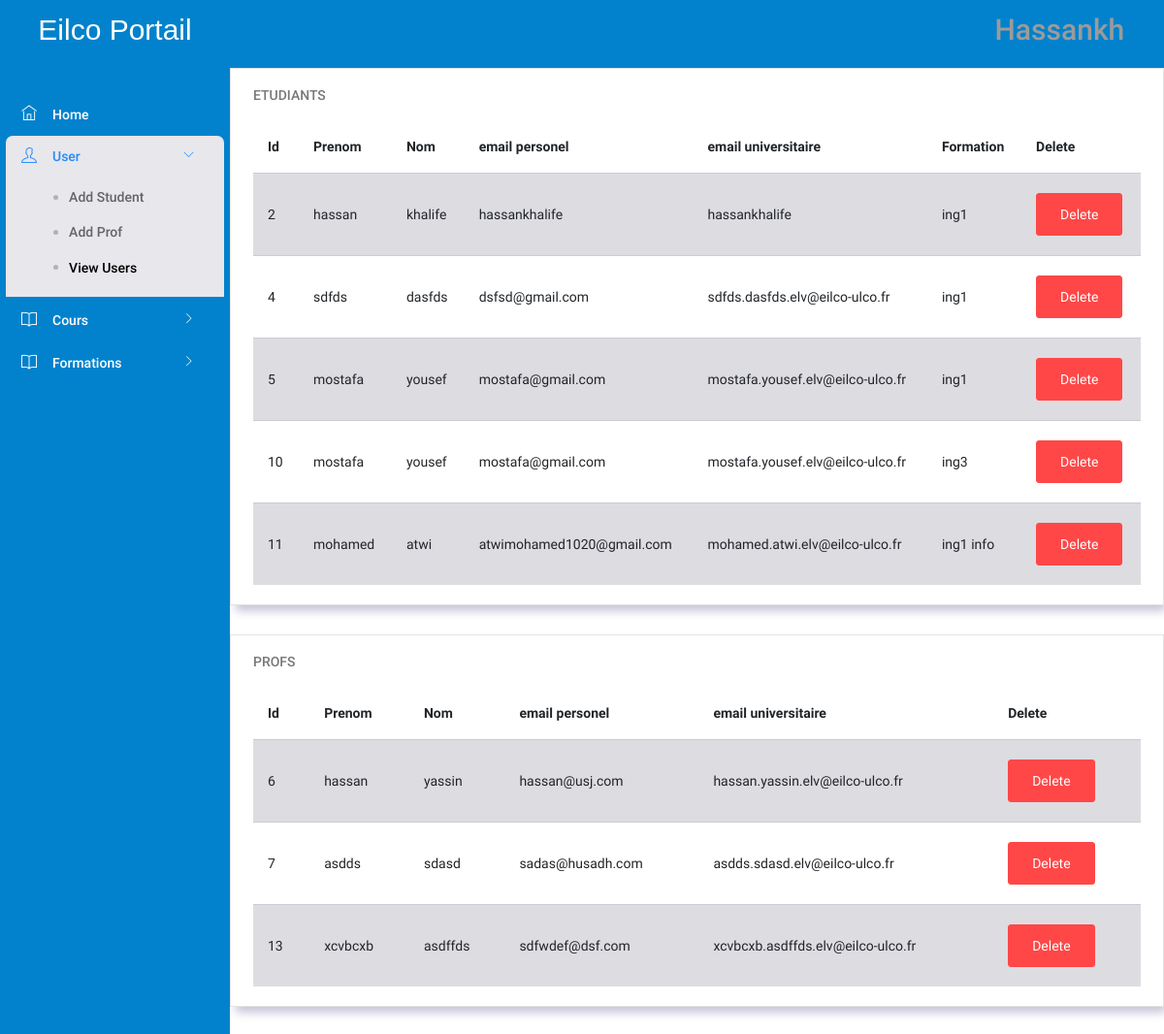
The page /PL/pages/admin/View_Students.php (signed in) on the database as committed earlier.
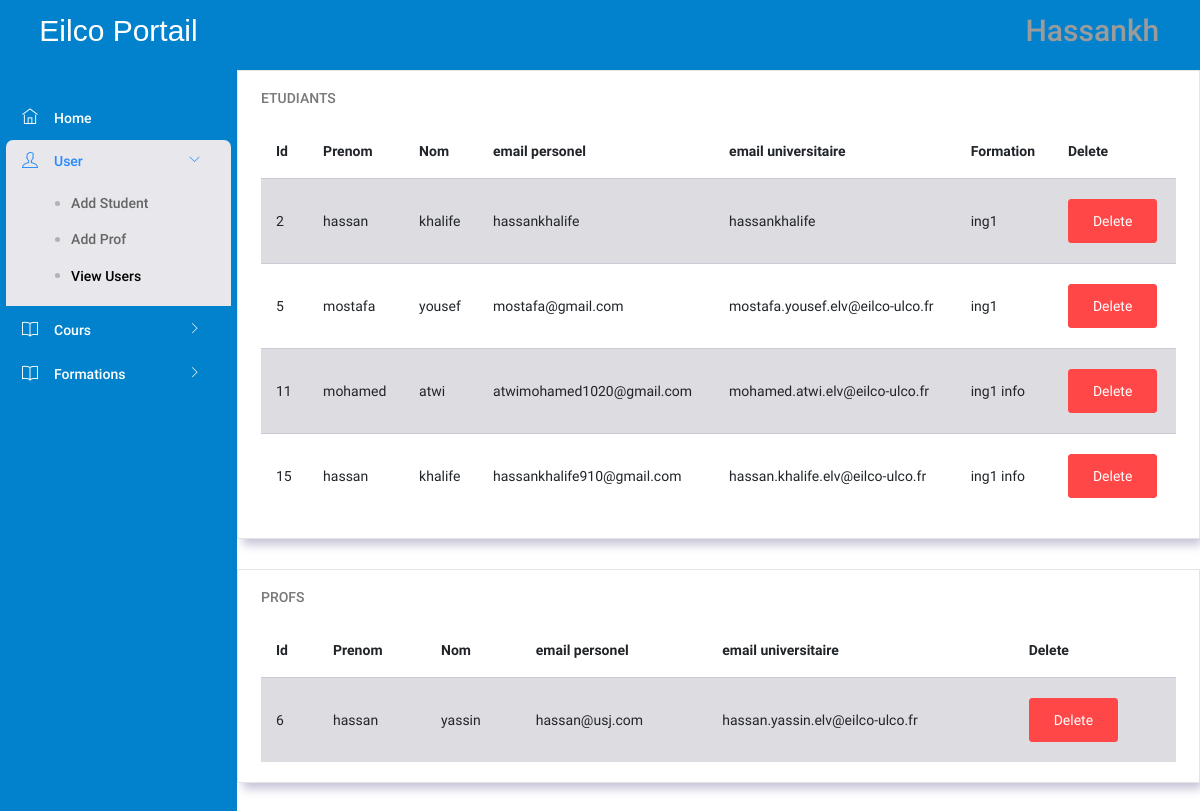
The same page on the database as committed later.
### tables this page shows
CREATE TABLE `users` (
  `iduser` int NOT NULL AUTO_INCREMENT,
  `prenom` varchar(45) NOT NULL,
  `nom` varchar(45) NOT NULL,
  `role` int NOT NULL,
  `date_de_naissance` date NOT NULL,
  `username` varchar(45) NOT NULL,
  `password` char(45) NOT NULL,
  `email_personel` varchar(45) NOT NULL,
  `email_universitaire` varchar(45) NOT NULL,
  `sexe` varchar(45) NOT NULL,
  `formation_id` int DEFAULT NULL,
  `phone` varchar(45) NOT NULL,
  `Adresse` varchar(45) NOT NULL,
  `nationalite` varchar(45) NOT NULL,
  PRIMARY KEY (`iduser`),
  KEY `formation_idx` (`formation_id`),
  CONSTRAINT `formation` FOREIGN KEY (`formation_id`) REFERENCES `formation` (`idformation`) ON DELETE CASCADE ON UPDATE CASCADE
);

CREATE TABLE `formation` (
  `idformation` int NOT NULL AUTO_INCREMENT,
  `nomformation` varchar(45) NOT NULL,
  PRIMARY KEY (`idformation`),
  UNIQUE KEY `nomformation_UNIQUE` (`nomformation`)
);

### DAL/userRepository.php (called while the page is built, shortened)
<?php
require_once(__DIR__ . "/../DTO/user.php");
function getStudents()
{
    $conn = openConnection();
    $query = "SELECT * FROM users where role=2;";
    $result = mysqli_query($conn, $query);
    $i = 0;
    while ($row = mysqli_fetch_array($result)) {
        $user = new user();
        $user->setId($row["iduser"]);
        $user->setPrenom($row["prenom"]);
        $user->setNom($row["nom"]);
        $user->setDate_de_naissance($row["date_de_naissance"]);
        $user->setEmail_personel($row["email_personel"]);
        $user->setSexe($row["sexe"]);
        $user->setPhone($row["phone"]);
        $user->setAdresse($row["Adresse"]);
        $user->setUsername($row["username"]);
        $user->setEmail_universitaire($row["email_universitaire"]);
        $user->setNationalite($row["nationalite"]);
        $user->setFormationId($row["formation_id"]);
        $users[$i] = $user;
        $i++;
    }
    return $users;
}
function getAllProf()
{
    $conn = openConnection();
    $query = "SELECT * FROM users where role=3;";
    $result = mysqli_query($conn, $query);
    $i = 0;
    while ($row = mysqli_fetch_array($result)) {
        $user = new user();
        $user->setId($row["iduser"]);
        $user->setPrenom($row["prenom"]);
        $user->setNom($row["nom"]);
        $user->setDate_de_naissance($row["date_de_naissance"]);
        $user->setEmail_personel($row["email_personel"]);
        $user->setSexe($row["sexe"]);
        $user->setPhone($row["phone"]);
        $user->setAdresse($row["Adresse"]);
        $user->setUsername($row["username"]);
        $user->setEmail_universitaire($row["email_universitaire"]);
        $user->setNationalite($row["nationalite"]);
        $users[$i] = $user;
        $i++;
    }
    return $users;
}

### BLL/usersManager.php (called while the page is built, shortened)
<?php
require(__DIR__ . "/../DAL/userRepository.php");
function getAllStudents()
{
    return getStudents();
}

### DTO/user.php (called while the page is built, shortened)
<?php
class user{
    private $id;
    private $prenom;
    private $nom;
    private $email_personel;
    private $email_universitaire;
    public function getId() {
        return $this->id;
    }
    public function setId($id) {
        $this->id = $id;
    }
    public function getNom() {
        return $this->nom;
    }
    public function setNom($nom) {
        $this->nom = $nom;
    }
    public function getPrenom() {
        return $this->prenom;
    }
    public function setPrenom($prenom) {
        $this->prenom = $prenom;
    }
    public function getEmail_personel() {
        return $this->email_personel;
    }
    public function setEmail_personel($email_personel) {
        $this->email_personel = $email_personel;
    }
    public function getEmail_universitaire() {
        return $this->email_universitaire;
    }
    public function setEmail_universitaire($email_universitaire) {
        $this->email_universitaire = $email_universitaire;
    }
}
?>

### DAL/formationRepository.php (called while the page is built, shortened)
<?php
function GetFormationbyId($formation_id) {
    $conn = openConnection();
    $formation = null;
    try {
        $sql = "SELECT nomformation FROM formation WHERE idformation=? ";
        $stmt = $conn->prepare($sql);
        $stmt->bind_param("i", $formation_id);
        $stmt->execute();
        $result = $stmt->get_result();
        if ($result->num_rows > 0) {
            if ($row = $result->fetch_assoc()) {
                $formation = $row["nomformation"];
            }
        }
    } catch (Exception $ex) {
    }
    return $formation;
}

### BLL/formationManager.php (called while the page is built, shortened)
<?php
require(__DIR__ . "/../DAL/formationRepository.php");
function GetFormationname($formation_id)
{
    return GetFormationbyId($formation_id);
}

### PL/pages/admin/View_Students.php (the view, shortened to what the changed rows need)
<!DOCTYPE html>
<html lang="en">
<head>
  <link rel="stylesheet" href="../../assets/vendors/ti-icons/css/themify-icons.css">
  <link rel="stylesheet" href="../../assets/vendors/base/vendor.bundle.base.css">
  <link rel="stylesheet" href="../../styles/admin_page.css">
</head>
<body>
  <div class="container-scroller">
              <?php
              require("../../../DTO/user.php");
              ?>
    <div class="container-fluid page-body-wrapper">
      <div class="main-panel">
        <div class="content-wrapper">
          <?php
          require_once('../../../BLL/usersManager.php');
          include_once("../../../DTO/user.php");
          ?>
          <form method="POST">
            <div class="row">
              <div class="col-lg-12 grid-margin stretch-card">
                <div class="card">
                  <div class="card-body">
                    <div class="table-responsive">
                      <table class="table table-striped">
                        <?php
                        require_once('../../../BLL/usersManager.php');
                        require_once('../../../BLL/formationManager.php');
                        include_once("../../../DTO/user.php");
                        $profiles = getAllStudents();
                        if ($profiles == null) {
                          echo "no results";
                        } else {
                          echo
                          "<thead>" .
                            "<tr>" .
                            "<th>" .
                            "Id" .
                            "</th>" .
                            "<th>" .
                            "Prenom" .
                            "</th>" .
                            "<th>" .
                            "Nom" .
                            "</th>" .
                            "<th>" .
                            "email personel" .
                            "</th>" .
                            "<th>" .
                            "email universitaire" .
                            "</th>" .
                            "<th>" .
                            "Formation" .
                            "</th>" .
                            "<th>" .
                            "Delete" .
                            "</th>" .
                            "</tr>" .
                            "</thead>";
                          for ($i = 0; $i < count($profiles); $i++) {
                            echo
                            "<tr>"
                              . "<td>" . $profiles[$i]->getId() . "</td>"
                              . "<td>" . $profiles[$i]->getPrenom() . "</td>"
                              . "<td>" . $profiles[$i]->getNom() . "</td>"
                              . "<td>" . $profiles[$i]->getEmail_personel() . "</td>"
                              . "<td>" . $profiles[$i]->getEmail_universitaire() . "</td>"
                              . "<td>" . GetFormationname($profiles[$i]->getFormationId()) . "</td>"
                              . "<td><button class='btn btn-danger' name='submitBtn' value='" . $profiles[$i]->getId() . "'>Delete</button></td>"
                              . "</tr>";
                          }
                        }
                        ?>
                      </table>
                    </div>
                  </div>
                </div>
              </div>
            </div>
            <div class="row">
              <div class="col-lg-12 grid-margin stretch-card">
                <div class="card">
                  <div class="card-body">
                    <div class="table-responsive">
                      <table class="table table-striped">
                        <?php
                        require_once('../../../BLL/usersManager.php');
                        require_once('../../../BLL/formationManager.php');
                        include_once("../../../DTO/user.php");
                        $profiles = getAllProf();
                        if ($profiles == null) {
                          echo "no results";
                        } else {
                          echo
                          "<thead>" .
                            "<tr>" .
                            "<th>" .
                            "Id" .
                            "</th>" .
                            "<th>" .
                            "Prenom" .
                            "</th>" .
                            "<th>" .
                            "Nom" .
                            "</th>" .
                            "<th>" .
                            "email personel" .
                            "</th>" .
                            "<th>" .
                            "email universitaire" .
                            "</th>" .
                            "<th>" .
                            "Delete" .
                            "</th>" .
                            "</tr>" .
                            "</thead>";
                          for ($i = 0; $i < count($profiles); $i++) {
                            echo
                            "<tr>"
                              . "<td>" . $profiles[$i]->getId() . "</td>"
                              . "<td>" . $profiles[$i]->getPrenom() . "</td>"
                              . "<td>" . $profiles[$i]->getNom() . "</td>"
                              . "<td>" . $profiles[$i]->getEmail_personel() . "</td>"
                              . "<td>" . $profiles[$i]->getEmail_universitaire() . "</td>"
                              . "<td><button class='btn btn-danger' name='submitBtn' name='submitBtn' value='" . $profiles[$i]->getId() . "'>Delete</button></td>"
                              . "</tr>";
                          }
                        }
                        ?>
                      </table>
                    </div>
                  </div>
                </div>
              </div>
          </form>
        </div>
      </div>
    </div>
  </div>
</body>
</html>

Rows that differ between the two databases and show on the page:
removed users: iduser "4", prenom "sdfds", nom "dasfds", email_personel "dsfsd@gmail.com", email_universitaire "sdfds.dasfds.elv@eilco-ulco.fr", formation.nomformation "ing1", shown under "ETUDIANTS"
removed users: iduser "10", prenom "mostafa", nom "yousef", email_personel "mostafa@gmail.com", email_universitaire "mostafa.yousef.elv@eilco-ulco.fr", formation.nomformation "ing3", shown under "ETUDIANTS"
removed users: iduser "7", prenom "asdds", nom "sdasd", email_personel "sadas@husadh.com", email_universitaire "asdds.sdasd.elv@eilco-ulco.fr", shown under "PROFS"
removed users: iduser "13", prenom "xcvbcxb", nom "asdffds", email_personel "sdfwdef@dsf.com", email_universitaire "xcvbcxb.asdffds.elv@eilco-ulco.fr", shown under "PROFS"
added users: iduser "15", prenom "hassan", nom "khalife", email_personel "hassankhalife910@gmail.com", email_universitaire "hassan.khalife.elv@eilco-ulco.fr", formation.nomformation "ing1 info", shown under "ETUDIANTS"
